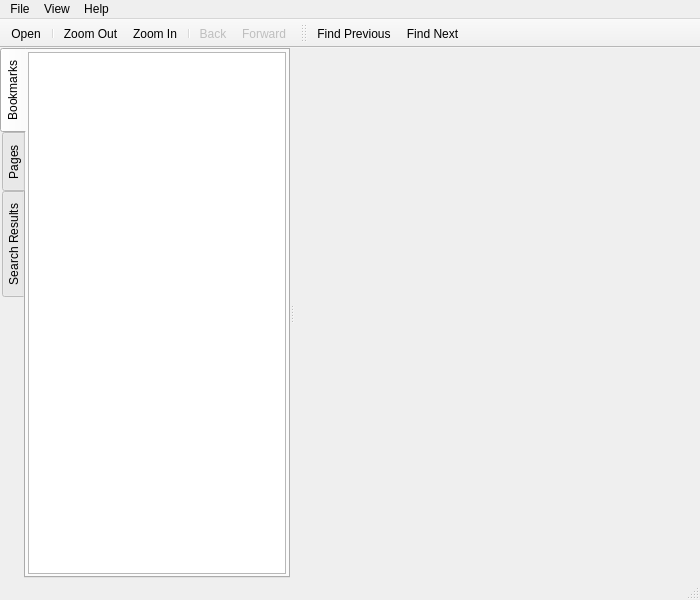
<?xml version="1.0" encoding="UTF-8"?>
<ui version="4.0">
 <class>QPdfViewer</class>
 <widget class="QMainWindow" name="QPdfViewer">
  <property name="geometry">
   <rect>
    <x>0</x>
    <y>0</y>
    <width>700</width>
    <height>600</height>
   </rect>
  </property>
  <property name="windowTitle">
   <string>PDF Viewer</string>
  </property>
  <property name="unifiedTitleAndToolBarOnMac">
   <bool>true</bool>
  </property>
  <widget class="QWidget" name="centralWidget">
   <layout class="QVBoxLayout" name="verticalLayout">
    <property name="spacing">
     <number>0</number>
    </property>
    <property name="leftMargin">
     <number>0</number>
    </property>
    <property name="topMargin">
     <number>0</number>
    </property>
    <property name="rightMargin">
     <number>0</number>
    </property>
    <property name="bottomMargin">
     <number>0</number>
    </property>
    <item>
     <widget class="QWidget" name="widget" native="true">
      <layout class="QVBoxLayout" name="verticalLayout_2">
       <property name="spacing">
        <number>0</number>
       </property>
       <property name="leftMargin">
        <number>0</number>
       </property>
       <property name="topMargin">
        <number>0</number>
       </property>
       <property name="rightMargin">
        <number>0</number>
       </property>
       <property name="bottomMargin">
        <number>0</number>
       </property>
       <item>
        <widget class="QSplitter" name="splitter">
         <property name="orientation">
          <enum>Qt::Horizontal</enum>
         </property>
         <widget class="QTabWidget" name="tabWidget">
          <property name="sizePolicy">
           <sizepolicy hsizetype="Preferred" vsizetype="Expanding">
            <horstretch>0</horstretch>
            <verstretch>0</verstretch>
           </sizepolicy>
          </property>
          <property name="tabPosition">
           <enum>QTabWidget::West</enum>
          </property>
          <property name="currentIndex">
           <number>0</number>
          </property>
          <property name="documentMode">
           <bool>false</bool>
          </property>
          <widget class="QWidget" name="bookmarkTab">
           <attribute name="title">
            <string>Bookmarks</string>
           </attribute>
           <layout class="QVBoxLayout" name="verticalLayout_3">
            <property name="spacing">
             <number>0</number>
            </property>
            <property name="leftMargin">
             <number>2</number>
            </property>
            <property name="topMargin">
             <number>2</number>
            </property>
            <property name="rightMargin">
             <number>2</number>
            </property>
            <property name="bottomMargin">
             <number>2</number>
            </property>
            <item>
             <widget class="QTreeView" name="bookmarkView">
              <property name="sizePolicy">
               <sizepolicy hsizetype="Preferred" vsizetype="Expanding">
                <horstretch>0</horstretch>
                <verstretch>0</verstretch>
               </sizepolicy>
              </property>
              <property name="headerHidden">
               <bool>true</bool>
              </property>
             </widget>
            </item>
           </layout>
          </widget>
          <widget class="QWidget" name="pagesTab">
           <attribute name="title">
            <string>Pages</string>
           </attribute>
           <layout class="QVBoxLayout" name="verticalLayout_4">
            <property name="leftMargin">
             <number>2</number>
            </property>
            <property name="topMargin">
             <number>2</number>
            </property>
            <property name="rightMargin">
             <number>2</number>
            </property>
            <property name="bottomMargin">
             <number>2</number>
            </property>
            <item>
             <widget class="QListView" name="thumbnailsView">
              <property name="sizePolicy">
               <sizepolicy hsizetype="Preferred" vsizetype="Expanding">
                <horstretch>0</horstretch>
                <verstretch>0</verstretch>
               </sizepolicy>
              </property>
              <property name="iconSize">
               <size>
                <width>128</width>
                <height>128</height>
               </size>
              </property>
              <property name="movement">
               <enum>QListView::Static</enum>
              </property>
              <property name="resizeMode">
               <enum>QListView::Adjust</enum>
              </property>
              <property name="viewMode">
               <enum>QListView::IconMode</enum>
              </property>
             </widget>
            </item>
           </layout>
          </widget>
          <widget class="QWidget" name="searchResultsTab">
           <attribute name="title">
            <string>Search Results</string>
           </attribute>
           <layout class="QVBoxLayout" name="verticalLayout_5">
            <property name="spacing">
             <number>0</number>
            </property>
            <property name="leftMargin">
             <number>2</number>
            </property>
            <property name="topMargin">
             <number>2</number>
            </property>
            <property name="rightMargin">
             <number>2</number>
            </property>
            <property name="bottomMargin">
             <number>2</number>
            </property>
            <item>
             <widget class="QListView" name="searchResultsView">
              <property name="horizontalScrollBarPolicy">
               <enum>Qt::ScrollBarAlwaysOff</enum>
              </property>
             </widget>
            </item>
           </layout>
          </widget>
         </widget>
         <widget class="QPdfView" name="pdfView" native="true">
          <property name="sizePolicy">
           <sizepolicy hsizetype="Expanding" vsizetype="Expanding">
            <horstretch>10</horstretch>
            <verstretch>0</verstretch>
           </sizepolicy>
          </property>
         </widget>
        </widget>
       </item>
      </layout>
     </widget>
    </item>
   </layout>
  </widget>
  <widget class="QMenuBar" name="menuBar">
   <property name="geometry">
    <rect>
     <x>0</x>
     <y>0</y>
     <width>700</width>
     <height>23</height>
    </rect>
   </property>
   <widget class="QMenu" name="menuFile">
    <property name="title">
     <string>File</string>
    </property>
    <addaction name="actionOpen"/>
    <addaction name="actionQuit"/>
   </widget>
   <widget class="QMenu" name="menuHelp">
    <property name="title">
     <string>Help</string>
    </property>
    <addaction name="actionAbout"/>
    <addaction name="actionAbout_Qt"/>
   </widget>
   <widget class="QMenu" name="menuView">
    <property name="title">
     <string>View</string>
    </property>
    <addaction name="actionZoom_In"/>
    <addaction name="actionZoom_Out"/>
    <addaction name="actionPrevious_Page"/>
    <addaction name="actionNext_Page"/>
    <addaction name="separator"/>
    <addaction name="actionContinuous"/>
   </widget>
   <addaction name="menuFile"/>
   <addaction name="menuView"/>
   <addaction name="menuHelp"/>
  </widget>
  <widget class="QToolBar" name="mainToolBar">
   <property name="movable">
    <bool>false</bool>
   </property>
   <property name="floatable">
    <bool>false</bool>
   </property>
   <attribute name="toolBarArea">
    <enum>TopToolBarArea</enum>
   </attribute>
   <attribute name="toolBarBreak">
    <bool>false</bool>
   </attribute>
   <addaction name="actionOpen"/>
   <addaction name="separator"/>
   <addaction name="actionZoom_Out"/>
   <addaction name="actionZoom_In"/>
   <addaction name="separator"/>
   <addaction name="actionBack"/>
   <addaction name="actionForward"/>
  </widget>
  <widget class="QStatusBar" name="statusBar"/>
  <widget class="QToolBar" name="searchToolBar">
   <property name="windowTitle">
    <string>toolBar</string>
   </property>
   <attribute name="toolBarArea">
    <enum>TopToolBarArea</enum>
   </attribute>
   <attribute name="toolBarBreak">
    <bool>false</bool>
   </attribute>
   <addaction name="actionFindPrevious"/>
   <addaction name="actionFindNext"/>
  </widget>
  <action name="actionOpen">
   <property name="icon">
    <iconset theme="document-open" resource="resources.qrc">
     <normaloff>:/icons/images/document-open.svgz</normaloff>:/icons/images/document-open.svgz</iconset>
   </property>
   <property name="text">
    <string>Open...</string>
   </property>
   <property name="shortcut">
    <string>Ctrl+O</string>
   </property>
  </action>
  <action name="actionQuit">
   <property name="icon">
    <iconset theme="application-exit"/>
   </property>
   <property name="text">
    <string>Quit</string>
   </property>
   <property name="shortcut">
    <string>Ctrl+Q</string>
   </property>
  </action>
  <action name="actionAbout">
   <property name="icon">
    <iconset theme="help-about"/>
   </property>
   <property name="text">
    <string>About</string>
   </property>
  </action>
  <action name="actionAbout_Qt">
   <property name="text">
    <string>About Qt</string>
   </property>
  </action>
  <action name="actionZoom_In">
   <property name="icon">
    <iconset theme="zoom-in" resource="resources.qrc">
     <normaloff>:/icons/images/zoom-in.svgz</normaloff>:/icons/images/zoom-in.svgz</iconset>
   </property>
   <property name="text">
    <string>Zoom In</string>
   </property>
   <property name="shortcut">
    <string>Ctrl+=</string>
   </property>
  </action>
  <action name="actionZoom_Out">
   <property name="icon">
    <iconset theme="zoom-out" resource="resources.qrc">
     <normaloff>:/icons/images/zoom-out.svgz</normaloff>:/icons/images/zoom-out.svgz</iconset>
   </property>
   <property name="text">
    <string>Zoom Out</string>
   </property>
   <property name="shortcut">
    <string>Ctrl+-</string>
   </property>
  </action>
  <action name="actionPrevious_Page">
   <property name="icon">
    <iconset theme="go-previous-view-page" resource="resources.qrc">
     <normaloff>:/icons/images/go-previous-view-page.svgz</normaloff>:/icons/images/go-previous-view-page.svgz</iconset>
   </property>
   <property name="text">
    <string>Previous Page</string>
   </property>
   <property name="shortcut">
    <string>PgUp</string>
   </property>
  </action>
  <action name="actionNext_Page">
   <property name="icon">
    <iconset theme="go-next-view-page" resource="resources.qrc">
     <normaloff>:/icons/images/go-next-view-page.svgz</normaloff>:/icons/images/go-next-view-page.svgz</iconset>
   </property>
   <property name="text">
    <string>Next Page</string>
   </property>
   <property name="shortcut">
    <string>PgDown</string>
   </property>
  </action>
  <action name="actionContinuous">
   <property name="checkable">
    <bool>true</bool>
   </property>
   <property name="text">
    <string>Continuous</string>
   </property>
  </action>
  <action name="actionBack">
   <property name="enabled">
    <bool>false</bool>
   </property>
   <property name="icon">
    <iconset resource="resources.qrc">
     <normaloff>:/icons/images/go-previous-view.svgz</normaloff>:/icons/images/go-previous-view.svgz</iconset>
   </property>
   <property name="text">
    <string>Back</string>
   </property>
   <property name="toolTip">
    <string>back to previous view</string>
   </property>
  </action>
  <action name="actionForward">
   <property name="enabled">
    <bool>false</bool>
   </property>
   <property name="icon">
    <iconset resource="resources.qrc">
     <normaloff>:/icons/images/go-next-view.svgz</normaloff>:/icons/images/go-next-view.svgz</iconset>
   </property>
   <property name="text">
    <string>Forward</string>
   </property>
   <property name="toolTip">
    <string>forward to next view</string>
   </property>
  </action>
  <action name="actionFindNext">
   <property name="icon">
    <iconset theme="go-down" resource=".rcc/resources.qrc">
     <normaloff>:/icons/images/go-down-search.svgz</normaloff>:/icons/images/go-down-search.svgz</iconset>
   </property>
   <property name="text">
    <string>Find Next</string>
   </property>
   <property name="toolTip">
    <string>Find the next occurrence of the phrase</string>
   </property>
   <property name="shortcut">
    <string>F3</string>
   </property>
  </action>
  <action name="actionFindPrevious">
   <property name="icon">
    <iconset theme="go-up" resource=".rcc/resources.qrc">
     <normaloff>:/icons/images/go-up-search.svgz</normaloff>:/icons/images/go-up-search.svgz</iconset>
   </property>
   <property name="text">
    <string>Find Previous</string>
   </property>
   <property name="toolTip">
    <string>Find the previous occurrence of the phrase</string>
   </property>
   <property name="shortcut">
    <string>Shift+F3</string>
   </property>
  </action>
 </widget>
 <layoutdefault spacing="6" margin="11"/>
 <customwidgets>
  <customwidget>
   <class>QPdfView</class>
   <extends>QWidget</extends>
   <header location="global">qpdfview.h</header>
   <container>1</container>
  </customwidget>
 </customwidgets>
 <resources>
  <include location="resources.qrc"/>
 </resources>
 <connections/>
</ui>
